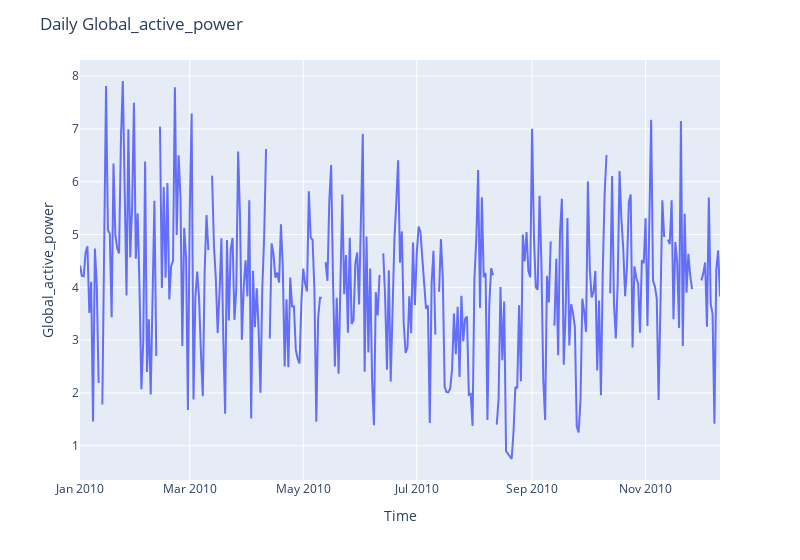

Notebook cell for this chart:
### Code cell
# Daily
df_daily = df.loc["2010"].resample("D").quantile(0.995)
run_sequence_plot(
    df_daily.index, df_daily[var], title=f"Daily {var}", xtitle="Time", ytitle=f"{var}"
)

### Figure 1 — Plotly figure (JSON) as saved in the notebook; plotly's stock layout.template omitted (floating-point values rounded to 4 significant figures; data arrays with more than 128 entries replaced by an {"elided": "..."} marker saying what was removed)
{"data": [{"hovertemplate": "x=%{x}<br>y=%{y}<extra></extra>", "legendgroup": "", "line": {"color": "#636efa", "dash": "solid"}, "marker": {"symbol": "circle"}, "mode": "lines", "name": "", "orientation": "v", "showlegend": false, "x": {"elided": "345 str values"}, "xaxis": "x", "y": {"elided": "345 float values"}, "yaxis": "y", "type": "scatter"}], "layout": {"xaxis": {"anchor": "y", "domain": [0.0, 1.0], "title": {"text": "Time"}}, "yaxis": {"anchor": "x", "domain": [0.0, 1.0], "title": {"text": "Global_active_power"}}, "legend": {"tracegroupgap": 0}, "margin": {"t": 60}, "title": {"text": "Daily Global_active_power"}, "width": 800}}
